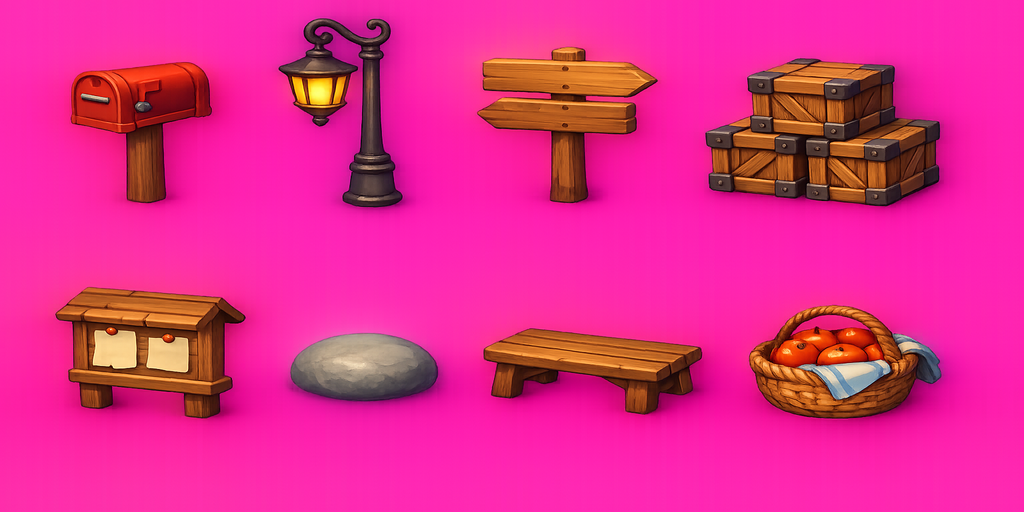
#> input picture docs/collaboration/round172_visual_rebuild_asset_generation/town_props/round172_town_props_raw_chroma_4x2_v002.png, 1024 x 512 px
$ python extract_round172_town_props.py
#> lines starting #> are read from the running program, lines starting #| are printed output that depends on the picture
#!/usr/bin/env python3
"""Extract Round172 town props from a chroma-key raw sheet.

This proof-only helper keeps the raw generation sheet as provenance, but avoids
strict grid slicing because some generated props slightly cross their implied
cell boundaries.
"""

from __future__ import annotations

import json
from collections import deque
from pathlib import Path

from PIL import Image, ImageDraw


ROOT = Path(__file__).resolve().parents[4]
SOURCE = ROOT / "docs/collaboration/round172_visual_rebuild_asset_generation/town_props/round172_town_props_raw_chroma_4x2_v002.png"
OUT_DIR = ROOT / "assets/art/visual_rebuild/round172/town_props"
NORMALIZED_DIR = OUT_DIR / "normalized_128x128"
CELL_W = 128
CELL_H = 128
PIVOT = (64, 122)
FIT_W = 112
FIT_H = 116
KEY_COLOR = "#ff00ff"


ITEMS = [
    {
        "index": 1,
        "label": "mailbox",
        "logical_candidate_id": "round172.town_props.mailbox",
        "source_cell": {"row": 0, "column": 0},
        "source_bbox_full": [62, 50, 224, 210],
    },
    {
        "index": 2,
        "label": "warm street lamp",
        "logical_candidate_id": "round172.town_props.warm_street_lamp",
        "source_cell": {"row": 0, "column": 1},
        "source_bbox_full": [272, 8, 450, 214],
    },
    {
        "index": 3,
        "label": "wood signpost",
        "logical_candidate_id": "round172.town_props.wood_signpost",
        "source_cell": {"row": 0, "column": 2},
        "source_bbox_full": [490, 40, 685, 210],
    },
    {
        "index": 4,
        "label": "wood crate stack",
        "logical_candidate_id": "round172.town_props.wood_crate_stack",
        "source_cell": {"row": 0, "column": 3},
        "source_bbox_full": [680, 50, 955, 215],
    },
    {
        "index": 5,
        "label": "small notice board",
        "logical_candidate_id": "round172.town_props.small_notice_board",
        "source_cell": {"row": 1, "column": 0},
        "source_bbox_full": [45, 280, 255, 425],
    },
    {
        "index": 6,
        "label": "round stone",
        "logical_candidate_id": "round172.town_props.round_stone",
        "source_cell": {"row": 1, "column": 1},
        "source_bbox_full": [280, 295, 480, 405],
    },
    {
        "index": 7,
        "label": "small wooden bench",
        "logical_candidate_id": "round172.town_props.small_wooden_bench",
        "source_cell": {"row": 1, "column": 2},
        "source_bbox_full": [485, 300, 730, 435],
    },
    {
        "index": 8,
        "label": "market basket",
        "logical_candidate_id": "round172.town_props.market_basket",
        "source_cell": {"row": 1, "column": 3},
        "source_bbox_full": [735, 270, 970, 440],
    },
]


def is_magenta_like(pixel: tuple[int, int, int, int]) -> bool:
    red, green, blue, alpha = pixel
    if alpha == 0:
        return True
    return (
        red > 90
        and blue > 90
        and green < 120
        and red + blue - 2 * green > 125
        and abs(red - blue) < 120
    )


def remove_edge_background(image: Image.Image) -> Image.Image:
    image = image.convert("RGBA")
    width, height = image.size
#> width = 1024; height = 512
    pixels = image.load()
    mask = [bytearray(width) for _ in range(height)]
    queue: deque[tuple[int, int]] = deque()

    def enqueue(x: int, y: int) -> None:
        if mask[y][x] or not is_magenta_like(pixels[x, y]):
            return
        mask[y][x] = 1
        queue.append((x, y))

    for x in range(width):
        enqueue(x, 0)
        enqueue(x, height - 1)
    for y in range(height):
        enqueue(0, y)
        enqueue(width - 1, y)

    while queue:
        x, y = queue.popleft()
        for nx, ny in ((x + 1, y), (x - 1, y), (x, y + 1), (x, y - 1)):
            if 0 <= nx < width and 0 <= ny < height:
                enqueue(nx, ny)

    out = Image.new("RGBA", image.size, (0, 0, 0, 0))
#> out: PIL image 1024x512 RGBA; every value is 0
    out_pixels = out.load()
    for y in range(height):
        for x in range(width):
            if not mask[y][x]:
                out_pixels[x, y] = pixels[x, y]
    return out


def visible_key_pixel_count(image: Image.Image) -> int:
    pixels = image.load()
    width, height = image.size
    count = 0
    for y in range(height):
        for x in range(width):
            if pixels[x, y][3] > 0 and is_magenta_like(pixels[x, y]):
                count += 1
    return count


def clear_visible_key_pixels(image: Image.Image) -> None:
    pixels = image.load()
    width, height = image.size
    for y in range(height):
        for x in range(width):
            if pixels[x, y][3] > 0 and is_magenta_like(pixels[x, y]):
                pixels[x, y] = (0, 0, 0, 0)


def edge_touch_count(alpha: Image.Image) -> dict[str, int]:
    width, height = alpha.size
    pixels = alpha.load()
    return {
        "top": sum(1 for x in range(width) if pixels[x, 0] > 0),
        "bottom": sum(1 for x in range(width) if pixels[x, height - 1] > 0),
        "left": sum(1 for y in range(height) if pixels[0, y] > 0),
        "right": sum(1 for y in range(height) if pixels[width - 1, y] > 0),
    }


def component_count(alpha: Image.Image, threshold: int = 64, min_area: int = 18) -> int:
    width, height = alpha.size
    pixels = alpha.load()
    seen = [bytearray(width) for _ in range(height)]
    count = 0
    for sy in range(height):
        for sx in range(width):
            if seen[sy][sx] or pixels[sx, sy] < threshold:
                continue
            queue: deque[tuple[int, int]] = deque([(sx, sy)])
            seen[sy][sx] = 1
            area = 0
            while queue:
                x, y = queue.popleft()
                area += 1
                for nx, ny in ((x + 1, y), (x - 1, y), (x, y + 1), (x, y - 1)):
                    if 0 <= nx < width and 0 <= ny < height and not seen[ny][nx] and pixels[nx, ny] >= threshold:
                        seen[ny][nx] = 1
                        queue.append((nx, ny))
            if area >= min_area:
                count += 1
    return count


def save_proof(atlas: Image.Image, proof_path: Path) -> None:
    proof = Image.new("RGBA", atlas.size, (238, 238, 232, 255))
    draw = ImageDraw.Draw(proof)
    for y in range(0, proof.height, 16):
        for x in range(0, proof.width, 16):
            if (x // 16 + y // 16) % 2:
                draw.rectangle([x, y, x + 15, y + 15], fill=(225, 225, 218, 255))
    proof.alpha_composite(atlas)
    for row in range(2):
        for col in range(4):
            x0 = col * CELL_W
            y0 = row * CELL_H
            px = x0 + PIVOT[0]
            py = y0 + PIVOT[1]
            draw.rectangle([x0, y0, x0 + CELL_W - 1, y0 + CELL_H - 1], outline=(52, 84, 120, 255), width=2)
            draw.line([x0, py, x0 + CELL_W - 1, py], fill=(220, 80, 70, 220), width=2)
            draw.ellipse([px - 4, py - 4, px + 4, py + 4], fill=(255, 230, 70, 255), outline=(20, 20, 20, 255))
    proof.save(proof_path)


def normalize_item(source_alpha: Image.Image, item: dict) -> tuple[Image.Image, dict]:
    crop = source_alpha.crop(item["source_bbox_full"])
    bbox = crop.getchannel("A").getbbox()
    if bbox is None:
        raise RuntimeError(f"empty crop for {item['label']}")
    subject = crop.crop(bbox)
    source_crop_w, source_crop_h = subject.size
    scale = min(FIT_W / source_crop_w, FIT_H / source_crop_h, 1.0)
    target_w = max(1, round(source_crop_w * scale))
    target_h = max(1, round(source_crop_h * scale))
    subject = subject.resize((target_w, target_h), Image.Resampling.LANCZOS)
    canvas = Image.new("RGBA", (CELL_W, CELL_H), (0, 0, 0, 0))
    origin_x = PIVOT[0] - target_w // 2
    origin_y = PIVOT[1] - target_h
    canvas.alpha_composite(subject, (origin_x, origin_y))
    clear_visible_key_pixels(canvas)

    alpha = canvas.getchannel("A")
    placed_bbox = alpha.getbbox()
    if placed_bbox is None:
        raise RuntimeError(f"empty normalized item for {item['label']}")
    left, top, right, bottom = placed_bbox
    margins = {
        "left": left,
        "top": top,
        "right": CELL_W - right,
        "bottom": CELL_H - bottom,
    }
    edges = edge_touch_count(alpha)
    components = component_count(alpha)
    key_pixels = visible_key_pixel_count(canvas)
    gate_pass = (
        canvas.mode == "RGBA"
        and canvas.size == (CELL_W, CELL_H)
        and placed_bbox is not None
        and all(value == 0 for value in edges.values())
        and key_pixels == 0
        and margins["left"] >= 3
        and margins["right"] >= 3
        and margins["top"] >= 3
        and margins["bottom"] >= 3
    )

    normalized_name = f"round172_town_prop_{item['index']:02d}_128x128.png"
    normalized_path = NORMALIZED_DIR / normalized_name
    canvas.save(normalized_path)
    record = {
        "index": item["index"],
        "id": f"round172_town_prop.{item['index']:02d}",
        "logical_candidate_id": item["logical_candidate_id"],
        "label": item["label"],
        "source_cell": item["source_cell"],
        "source_bbox_full": item["source_bbox_full"],
        "source_bbox_in_crop": list(bbox),
        "normalized_png": str(normalized_path.relative_to(ROOT)),
        "cell_size": [CELL_W, CELL_H],
        "pivot_px": list(PIVOT),
        "placed_bbox": list(placed_bbox),
        "margins_px": margins,
        "edge_touch_count": edges,
        "components": components,
        "max_components": 4,
        "visible_key_pixel_count": key_pixels,
        "scale_from_source_crop": scale,
        "status": "pass" if gate_pass else "needs_review",
    }
    return canvas, record


def main() -> None:
    OUT_DIR.mkdir(parents=True, exist_ok=True)
    NORMALIZED_DIR.mkdir(parents=True, exist_ok=True)

    raw = Image.open(SOURCE).convert("RGBA")
    alpha_source = remove_edge_background(raw)
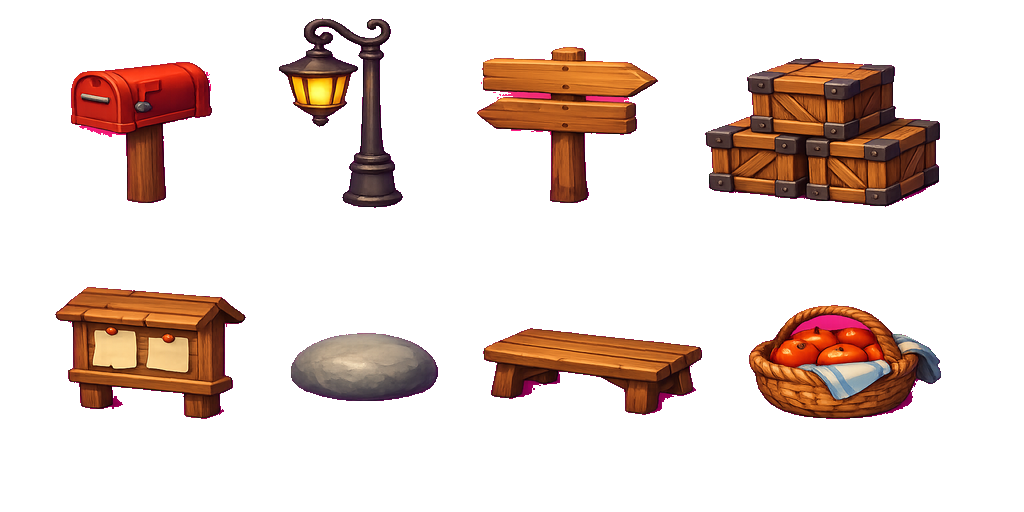
#> alpha_source: PIL image 1024x512 RGBA; mean R, G, B, A 30.3, 15.6, 9.5, 54.5; transparent parts drawn white
    alpha_source_path = OUT_DIR / "round172_town_props_raw_chroma_4x2_v002_chroma_alpha.png"
    alpha_source.save(alpha_source_path)

    atlas = Image.new("RGBA", (4 * CELL_W, 2 * CELL_H), (0, 0, 0, 0))
#> atlas: PIL image 512x256 RGBA; every value is 0
    records = []
    for item in ITEMS:
        canvas, record = normalize_item(alpha_source, item)
        col = (item["index"] - 1) % 4
        row = (item["index"] - 1) // 4
        atlas.alpha_composite(canvas, (col * CELL_W, row * CELL_H))
        records.append(record)
#> this loop made 8 passes
#> pass 1, in normalize_item, `crop = source_alpha.crop(item["source_bbox_full"])`:
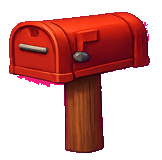
#> crop: PIL image 162x160 RGBA; mean R, G, B, A 64.8, 14.4, 11.2, 107.6; transparent parts drawn white
#> pass 1, in normalize_item, `subject = subject.resize((target_w, target_h), Image.Resampling.LANCZOS)`:
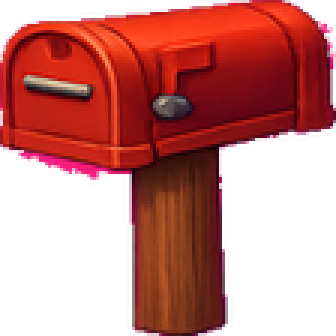
#> subject: PIL image 112x112 RGBA (shown 3 times larger); mean R, G, B, A 90.4, 19.3, 16.9, 140.2; transparent parts drawn white
#> after the loop:
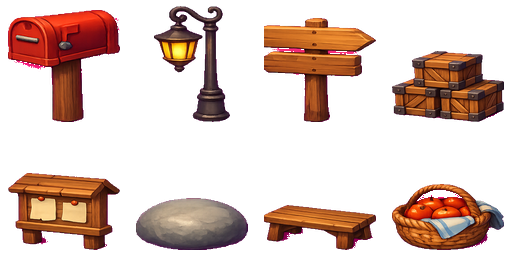
#> atlas: PIL image 512x256 RGBA; mean R, G, B, A 47, 23.4, 15.5, 79.1; transparent parts drawn white
#> after the loop:
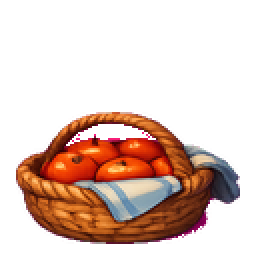
#> canvas: PIL image 128x128 RGBA (shown 2 times larger); mean R, G, B, A 50.3, 24.9, 15.8, 78.6; transparent parts drawn white

    atlas_path = OUT_DIR / "round172_town_props_raw_chroma_4x2_v002_128x128_atlas.png"
    proof_path = OUT_DIR / "round172_town_props_raw_chroma_4x2_v002_128x128_pivot_proof.png"
    manifest_path = OUT_DIR / "round172_town_props_raw_chroma_4x2_v002_128x128_manifest.json"
    atlas.save(atlas_path)
    save_proof(atlas, proof_path)
#> in save_proof, `proof = Image.new("RGBA", atlas.size, (238, 238, 232, 255))`:
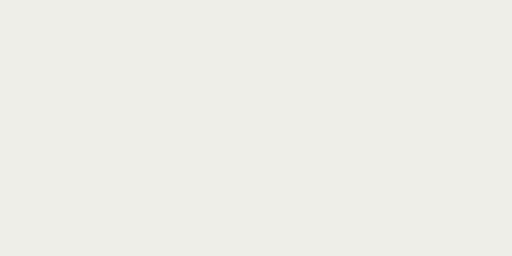
#> proof: PIL image 512x256 RGBA; mean R, G, B, A 238, 238, 232, 255
#> in save_proof, `proof.save(proof_path)`:
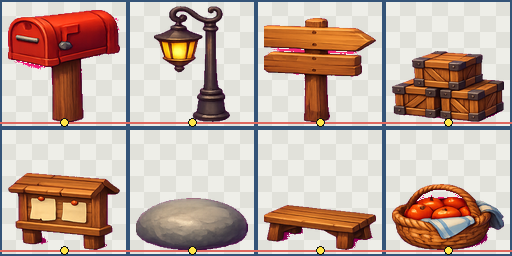
#> saved as round172_town_props_raw_chroma_4x2_v002_128x128_pivot_proof.png: PIL image 512x256 RGBA; mean R, G, B, A 193.1, 171.2, 160.5, 254.5; transparent parts drawn white

    manifest = {
        "asset_pack_id": "round172.town_props",
        "round": "round172",
        "category": "town_props",
        "status": "normalized_candidate",
        "runtime_boundary": "candidate_only_no_asset_resolver_or_themeprofile_mapping",
        "approval_boundary": "proof_only_not_final_approved",
        "style_target": "cozy mobile life RPG town props, warm hand-painted 3/4 view, fixed-cell transparent-ready atlas",
        "raw_generation": {
            "tool": "/home/xionglei/GameProject/tools/image_generator.js",
            "mode": "text",
            "output": "docs/collaboration/round172_visual_rebuild_asset_generation/town_props/round172_town_props_raw_chroma_4x2_v002.png",
            "size": "1024x512",
            "chroma_key": KEY_COLOR,
        },
        "source": str(SOURCE.relative_to(ROOT)),
        "source_note": "Raw sheet was not used as a strict crop grid because generated wide props crossed implied cell boundaries; manual source bboxes preserve the same raw sheet while producing clean fixed cells.",
        "alpha_source": str(alpha_source_path.relative_to(ROOT)),
        "atlas": str(atlas_path.relative_to(ROOT)),
        "pivot_proof": str(proof_path.relative_to(ROOT)),
        "source_grid": {"columns": 4, "rows": 2},
        "cell_size": [CELL_W, CELL_H],
        "fit_box": [FIT_W, FIT_H],
        "pivot_px": list(PIVOT),
        "key_color": KEY_COLOR,
        "key_family": "magenta",
        "item_catalog": [
            {
                "index": record["index"],
                "logical_candidate_id": record["logical_candidate_id"],
                "label": record["label"],
                "normalized_png": record["normalized_png"],
            }
            for record in records
        ],
        "gate_requirements": {
            "fixed_cell": "128x128 for every normalized PNG and atlas cell",
            "alpha": "RGBA normalized PNG / atlas with transparent background",
            "bbox": "each item must have a non-empty placed_bbox",
            "visible_key_pixels": 0,
            "overall_gate_policy": "pass only when fixed cell, alpha, bbox, and visible key pixels=0 all pass",
        },
        "items": records,
        "overall_gate": "pass" if all(record["status"] == "pass" for record in records) else "needs_review",
    }
    manifest_path.write_text(json.dumps(manifest, ensure_ascii=False, indent=2) + "\n", encoding="utf-8")
    print(json.dumps({
        "atlas": str(atlas_path.relative_to(ROOT)),
        "pivot_proof": str(proof_path.relative_to(ROOT)),
        "manifest": str(manifest_path.relative_to(ROOT)),
        "overall_gate": manifest["overall_gate"],
        "item_status": [record["status"] for record in records],
    }, indent=2))
#| {
#|   "atlas": "assets/art/visual_rebuild/round172/town_props/round172_town_props_raw_chroma_4x2_v002_128x128_atlas.png",
#|   "pivot_proof": "assets/art/visual_rebuild/round172/town_props/round172_town_props_raw_chroma_4x2_v002_128x128_pivot_proof.png",
#|   "manifest": "assets/art/visual_rebuild/round172/town_props/round172_town_props_raw_chroma_4x2_v002_128x128_manifest.json",
#|   "overall_gate": "pass",
#|   "item_status": [
#|     "pass",
#|     "pass",
#|     "pass",
#|     "pass",
#|     "pass",
#|     "pass",
#> (further printed lines are left out)


if __name__ == "__main__":
    main()
